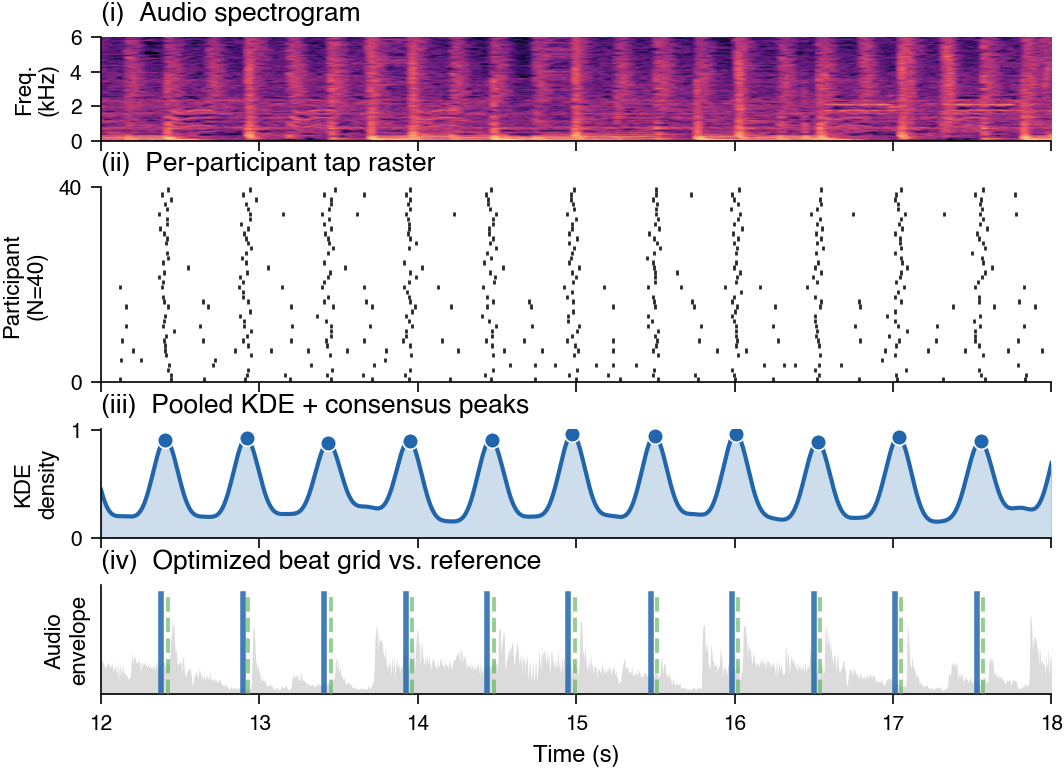

This chart was generated by the following Python code:
#!/usr/bin/env python3
"""
Figure 2 (in the paper) — four-panel pipeline data view for the example
Ballroom excerpt ``Media-103601``.

This is the self-contained companion-repo version of the figure.  The
script loads everything it needs from a single included NPZ
(``data/example_stem_panels.npz``); no external data tree, audio file, or
``${PROJECT_ROOT}`` is required.  The file was generated with
``paper/figures/build_data_panels_bundle.py`` from the same raw inputs
that produced the figure printed in the paper.

Panels (iii)-(iv) draw the released Stage 2 peaks
(``data/stage_inputs/canonical240/cleaned_kde_peaks.csv``) and the released
annotation (``data/annotations/canonical240/Media-103601.beats``), as in the
arXiv version. ``--camera-ready`` draws the bundle's own peaks and grid
instead, which are the camera-ready figure's.

Panels:
    (i)   Audio spectrogram (magma, 0-6 kHz)
    (ii)  Per-participant tap raster
    (iii) Pooled KDE + consensus peaks
    (iv)  Optimized beat grid vs. reference annotation, with audio
          envelope backdrop

Usage:
    python figures/data_panels.py [--camera-ready]
"""
from __future__ import annotations

import argparse
import sys
from pathlib import Path

import matplotlib.pyplot as plt
import numpy as np
import pandas as pd

sys.path.insert(0, str(Path(__file__).parent))
from fig_utils import apply_style, gaussian_kde, METHOD_COLORS  # noqa: E402

REPO_ROOT = Path(__file__).resolve().parents[1]
BUNDLE = REPO_ROOT / "data" / "example_stem_panels.npz"
PEAKS = REPO_ROOT / "data" / "stage_inputs" / "canonical240" / "cleaned_kde_peaks.csv"
ANNOTATIONS = REPO_ROOT / "data" / "annotations" / "canonical240"
OUT = Path(__file__).parent / "data_panels.pdf"


def _split_taps(offsets: np.ndarray, taps: np.ndarray) -> list[np.ndarray]:
    return [taps[offsets[i]:offsets[i + 1]] for i in range(len(offsets) - 1)]


def main() -> None:
    ap = argparse.ArgumentParser(description="Figure 2: spectrogram to optimized beat grid")
    ap.add_argument("--camera-ready", action="store_true",
                    help="draw the bundle's peaks and grid (the camera-ready figure)")
    args = ap.parse_args()
    if not BUNDLE.exists():
        raise SystemExit(
            f"Missing example data: {BUNDLE}\n"
            "Regenerate it from paper/figures/build_data_panels_bundle.py "
            "or restore the file from the published companion repo."
        )

    apply_style()
    with np.load(BUNDLE, allow_pickle=False) as bundle:
        view_t0 = float(bundle["view_t0"])
        view_t1 = float(bundle["view_t1"])
        n_pids = int(bundle["n_participants"])
        tap_offsets = bundle["tap_offsets"]
        tap_times = bundle["tap_times"]
        kde_peaks = bundle["kde_peaks"]
        crowd_beats = bundle["crowd_beats"]
        ref_beats = bundle["ref_beats"]
        spec = bundle["spec"]
        spec_fmax_khz = float(bundle["spec_fmax_khz"])
        env_t = bundle["env_t"]
        env_y = bundle["env_y"]
        stem = str(bundle["stem"])
    if not args.camera_ready:
        peaks = pd.read_csv(PEAKS)
        kde_peaks = np.sort(peaks.loc[peaks.stimulus_id == stem, "peak_time_s"].to_numpy(float))
        crowd_beats = np.atleast_1d(np.loadtxt(ANNOTATIONS / f"{stem}.beats"))

    pid_taps = _split_taps(tap_offsets, tap_times)
    all_taps = np.concatenate(pid_taps) if pid_taps else np.array([])
    tg, yk = gaussian_kde(all_taps, 0, 30)
    yk_norm = yk / (np.max(yk) + 1e-12)
    mask_k = (tg >= view_t0) & (tg <= view_t1)

    fig = plt.figure(figsize=(5.4, 3.8))
    gs = fig.add_gridspec(
        4, 1,
        height_ratios=[0.85, 1.6, 0.9, 0.9],
        hspace=0.36,
        left=0.105, right=0.985, top=0.97, bottom=0.105,
    )

    # (i) Audio spectrogram
    ax_spec = fig.add_subplot(gs[0])
    ax_spec.imshow(
        spec, aspect="auto", origin="lower",
        extent=[view_t0, view_t1, 0.0, spec_fmax_khz],
        cmap="magma", interpolation="bilinear",
    )
    ax_spec.set_xlim(view_t0, view_t1)
    ax_spec.set_ylim(0.0, spec_fmax_khz)
    ax_spec.set_yticks([0, 2, 4, 6])
    ax_spec.set_ylabel("Freq.\n(kHz)", fontsize=8)
    ax_spec.set_title("(i)  Audio spectrogram", loc="left",
                      fontweight="bold", fontsize=9.5)
    ax_spec.tick_params(labelbottom=False, labelsize=7.5)

    # (ii) Tap raster
    ax_raster = fig.add_subplot(gs[1])
    for i, taps in enumerate(pid_taps):
        t_v = taps[(taps >= view_t0) & (taps <= view_t1)]
        ax_raster.vlines(t_v, i + 0.05, i + 0.95, linewidth=1.0,
                         color="#1a1a1a", alpha=0.95)
    ax_raster.set_ylabel(f"Participant\n(N={n_pids})", fontsize=8)
    ax_raster.set_yticks([0, n_pids])
    ax_raster.set_xlim(view_t0, view_t1)
    ax_raster.set_ylim(0, n_pids)
    ax_raster.set_title("(ii)  Per-participant tap raster",
                        loc="left", fontweight="bold", fontsize=9.5)
    ax_raster.tick_params(labelbottom=False, labelsize=7.5)

    # (iii) Pooled KDE + consensus peaks
    ax_kde = fig.add_subplot(gs[2])
    ax_kde.fill_between(tg[mask_k], yk_norm[mask_k], alpha=0.22,
                        color=METHOD_COLORS["Opt"], zorder=1)
    ax_kde.plot(tg[mask_k], yk_norm[mask_k],
                color=METHOD_COLORS["Opt"], linewidth=1.5, zorder=2)
    peaks_v = kde_peaks[(kde_peaks >= view_t0) & (kde_peaks <= view_t1)]
    peak_h = np.interp(peaks_v, tg, yk_norm)
    ax_kde.scatter(peaks_v, peak_h, color=METHOD_COLORS["Opt"], s=32,
                   zorder=5, edgecolors="white", linewidths=0.6)
    ax_kde.set_ylabel("KDE\ndensity", fontsize=8)
    ax_kde.set_xlim(view_t0, view_t1)
    ax_kde.set_ylim(0, max(1.0, yk_norm[mask_k].max() * 1.05))
    ax_kde.set_title("(iii)  Pooled KDE + consensus peaks",
                     loc="left", fontweight="bold", fontsize=9.5)
    ax_kde.tick_params(labelbottom=False, labelsize=7.5)

    # (iv) Optimized beat grid + waveform envelope
    ax_beats = fig.add_subplot(gs[3])
    ax_beats.set_xlim(view_t0, view_t1)
    ax_beats.set_ylim(0, 1.0)
    ax_beats.fill_between(env_t, 0, env_y * 0.75,
                          color="#888888", alpha=0.30,
                          linewidth=0, zorder=0)
    opt_v = crowd_beats[(crowd_beats >= view_t0) & (crowd_beats <= view_t1)]
    ref_v = ref_beats[(ref_beats >= view_t0) & (ref_beats <= view_t1)]
    for t in opt_v:
        ax_beats.axvline(t, color=METHOD_COLORS["Opt"], linewidth=2.0,
                         alpha=0.85, ymin=0.0, ymax=0.92, zorder=3)
    for t in ref_v:
        ax_beats.axvline(t, color=METHOD_COLORS["GT"], linewidth=1.4,
                         alpha=0.6, linestyle="--", ymin=0.0,
                         ymax=0.92, zorder=3)

    ax_beats.set_xlabel("Time (s)", fontsize=8.5)
    ax_beats.set_ylabel("Audio\nenvelope", fontsize=8)
    ax_beats.set_yticks([])
    ax_beats.set_title("(iv)  Optimized beat grid vs. reference",
                       loc="left", fontweight="bold", fontsize=9.5)
    ax_beats.tick_params(labelsize=7.5)

    plt.savefig(OUT, bbox_inches="tight", pad_inches=0.01)
    plt.savefig(OUT.with_suffix(".png"), dpi=200,
                bbox_inches="tight", pad_inches=0.01)
    print(f"Saved -> {OUT}")
    print(f"Saved -> {OUT.with_suffix('.png')}")
    plt.close()


if __name__ == "__main__":
    main()
